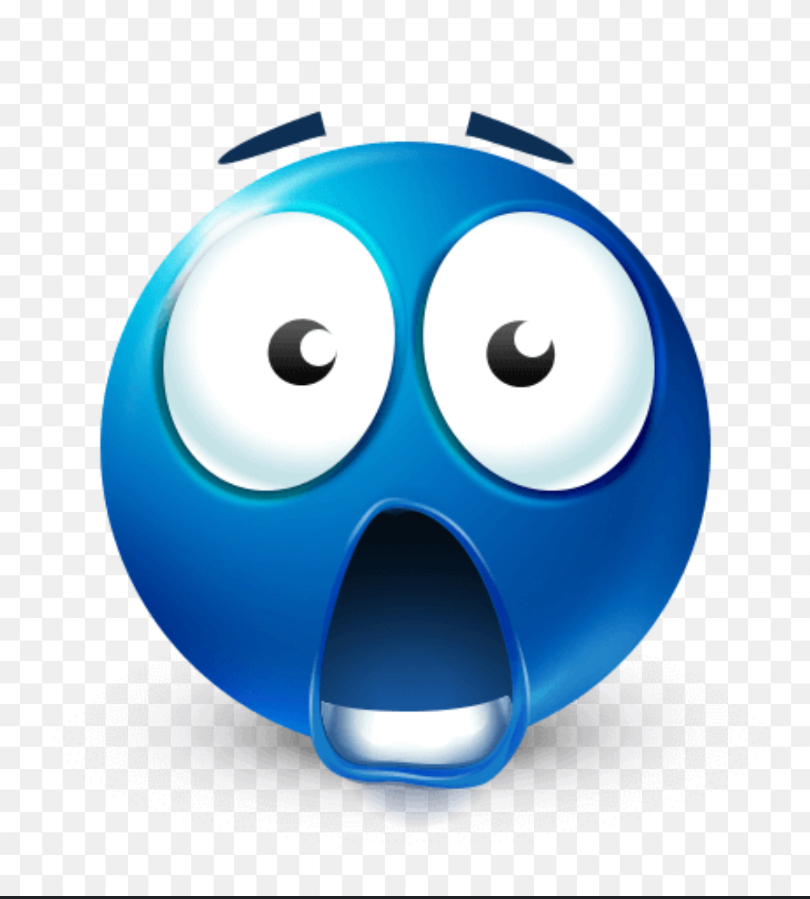
#> input picture images/2025-07-14_02-29-38 - IMG_5247.png, 810 x 899 px, found by its file name; its folder holds 4 pictures in this run
$ python sort_test.py
#> lines starting #> are read from the running program, lines starting #| are printed output that depends on the picture
### util/helpers/file_helper.py
import numpy as np
import os
from util.helpers import sorting_helper

def get_files(folder: str) -> list[str]:

    # Store files in this array
    files = []

    # Scanned Directory object
    entries = os.scandir(folder)

    # For every entry in the folder
    # Add it to the list if it is a file
    for entry in entries:
         if(entry.is_file()):
              files.append(entry.name)

    return files


# [4 lines left out: function get_files_ascending, not called in this run]


def get_files_descending(folder: str) -> np.ndarray:
    files = get_files(folder)

    return sorting_helper.sort_descending(files)


# [35 lines left out: functions get_filename_no_extension, get_file_extension, change_file_extension, not called in this run]

### util/helpers/sorting_helper.py
import numpy as np

# [24 lines left out: function sort_ascending, not called in this run]

def sort_descending(original):

    # Store sorted list here
    sorted = []

    # For every item in the original list...
    for item in original:

        # If the list isn't populated yet
        # Then just add this first item
        if len(sorted) == 0:
            sorted.append(item)
            continue

        # For every item in the sorted list...
        for i in range(len(sorted)):

            # If the original item is GREATER than the current sorted item
            # Then insert the item into where the sorted is
            if item > sorted[i]:
                sorted.insert(i, item)
                break

            # If code gets here, then that means `item` was never GREATER than any entry,
            # which means its the LEAST, so just put it in the back
            elif i == len(sorted) - 1:
                sorted.append(item)
                break

    return sorted

### util/helpers/image_helper.py
from PIL import Image, ImageDraw

from util.helpers import file_helper

IMAGE_FOLDER = "./images"

def get_most_recent_image(folder: str=IMAGE_FOLDER):
    ascending = file_helper.get_files_descending(folder)

    if(len(ascending) == 0):
        return None

    # Index 1 since 0 is "default.png"
    return ascending[1]


def force_dimensions(src: Image.Image, width: int, height: int, bg_color: str ="black") -> Image.Image:

    # The ratio to scale the source in order to match the max dimensions
    width_ratio = width / src.width
    height_ratio = height / src.height

    # The overall scale is the smallest ratio
    # Because if we choose the bigger one then that means one of the
    # Dimensions will be OVER scaled
    scale = min(width_ratio, height_ratio)

    # The target dimensions while maintaining aspect ratio
    target_width = round(scale * src.width)
    target_height = round(scale * src.height)

    # Resize the image
    resized = src.resize((target_width, target_height))

    backgrounded = add_background(resized, width, height, bg_color)

    # Add the background to keep the image at the specified dimensions while keeping aspect ratio
    return backgrounded


def add_background(src: Image.Image, width, height, color="black"):
    background = Image.new('RGB', (width, height), color=color)
    draw = ImageDraw.Draw(background)

    draw.rectangle([0, 0, width, height], fill=color, outline=color)

    corner = (round(abs(src.width - width) / 2), round(abs(src.height - height) / 2))

    background.paste(src, corner)

    return background

### test/sort_test.py
from PIL import Image

from util.helpers import sorting_helper
from util.helpers import file_helper

import util.helpers.image_helper as image_helper

def main():

	files = file_helper.get_files("./images")

	sorted = sorting_helper.sort_descending(files)

	for item in sorted:
		print(item)

	most_recent = image_helper.get_most_recent_image()

	print(most_recent)
	image = Image.open("./images/" + most_recent)
#> image is the input picture: PIL image 810x899 RGB; mean R, G, B 179.1, 203.2, 221.3

	image_helper.force_dimensions(image, 1920, 1080, "white").show()
#> in add_background, `background = Image.new('RGB', (width, height), color=color)`: background: PIL image 1920x1080 RGB; every value is 255
#> in add_background, `background.paste(src, corner)`:
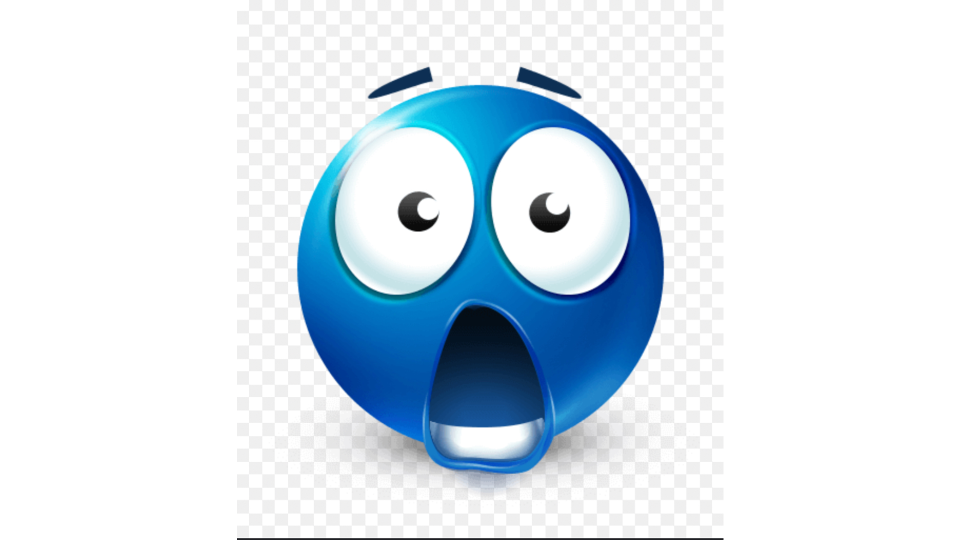
#> background: PIL image 1920x1080 RGB (shown at 1/2 size); mean R, G, B 216.5, 228.7, 237.9

if __name__ == "__main__":
	main()
